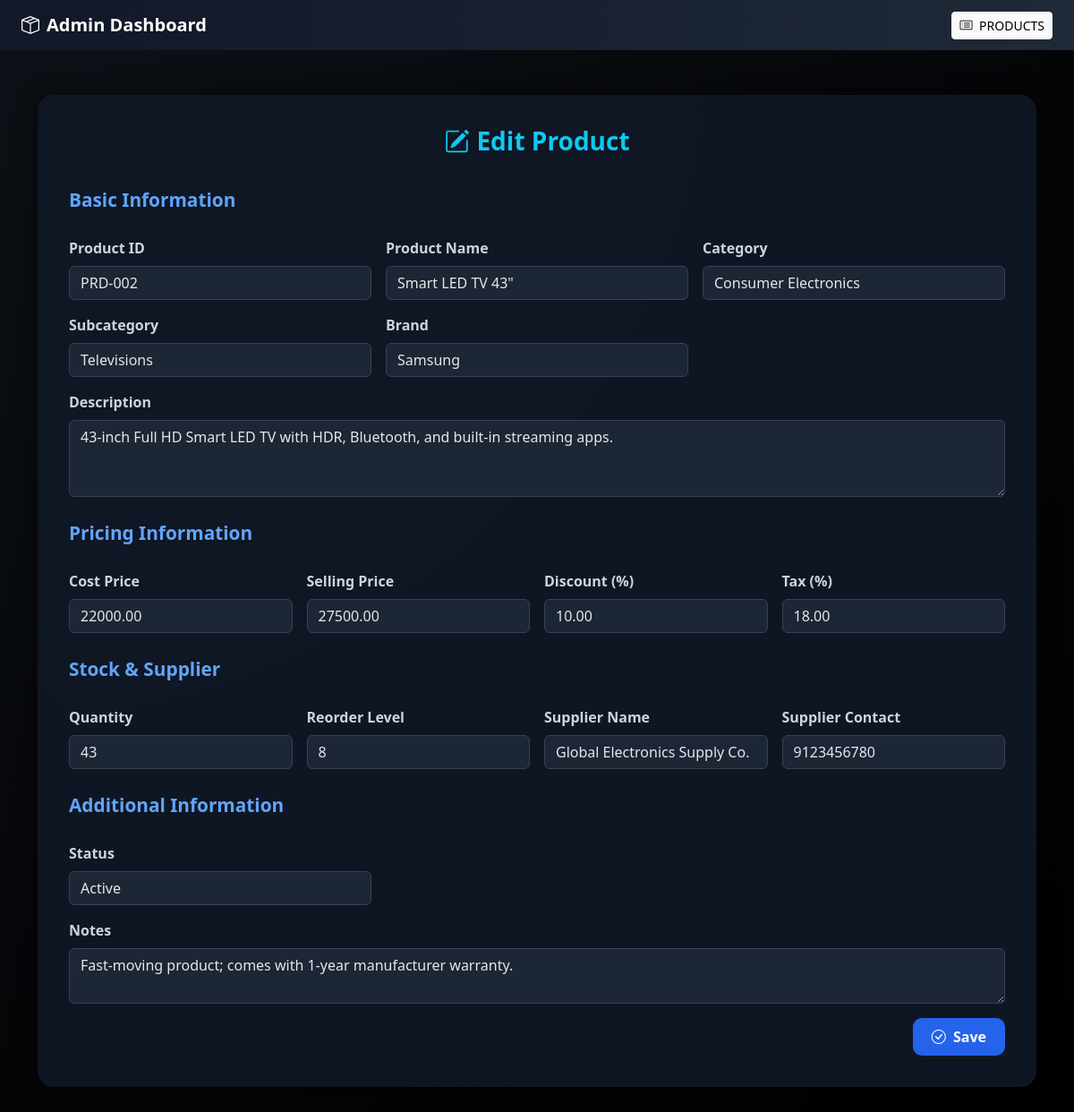
Page /products/edit/2/ (signed in) on the committed database.
### app/models.py (models this page shows, shortened)
class Product(models.Model):
    STATUS_CHOICES = [
        ('active', 'Active'),
        ('inactive', 'Inactive'),
        ('out_of_stock', 'Out of Stock'),
        ('discontinued', 'Discontinued'),
    ]
    product_id = models.CharField(max_length=50)
    name = models.CharField(max_length=200)
    category = models.ForeignKey(Category, on_delete=models.SET_NULL, null=True)
    subcategory = models.ForeignKey(SubCategory, on_delete=models.SET_NULL, null=True)
    brand = models.CharField(max_length=100, blank=True, null=True)
    description = models.TextField(blank=True, null=True)
    cost_price = models.DecimalField(max_digits=10, decimal_places=2, null=True)
    selling_price = models.DecimalField(max_digits=10, decimal_places=2, null=True)
    discount = models.DecimalField(max_digits=5, decimal_places=2, null=True)
    tax = models.DecimalField(max_digits=5, decimal_places=2, null=True)
    quantity = models.IntegerField()
    reorder_level = models.IntegerField()
    supplier_name = models.CharField(max_length=200, null=True)
    supplier_contact = models.CharField(max_length=20, null=True)
    status = models.CharField(max_length=20, choices=STATUS_CHOICES, default='active', null=True, blank=True)
    notes = models.TextField(blank=True, null=True)

### app/views.py (the view)
# urls.py: path("products/edit/<int:pk>/", views.product_edit, name="product_edit"),
@login_required
def product_edit(request, pk):
    product = get_object_or_404(Product, pk=pk)
    form = ProductForm(request.POST or None, instance=product)
    subcategories = SubCategory.objects.all()
    return render(request, "product_add_edit.html", {
        "form": form,
        "subcategories": subcategories,
    })

### app/models.py (called while the page is built)
    def __str__(self):
        return self.category_name

    def __str__(self):
        return self.subcategory_name

### project/templates/product_add_edit.html (shortened to what this page needs)
{% load static %}
<!DOCTYPE html>
<html lang="en">
<head>
  <link href="https://cdn.jsdelivr.net/npm/bootstrap@5.3.3/dist/css/bootstrap.min.css" rel="stylesheet">
  <link href="https://cdn.jsdelivr.net/npm/bootstrap-icons@1.11.3/font/bootstrap-icons.css" rel="stylesheet">
</head>
<body>
  <nav class="navbar navbar-expand-lg px-4">
    <span class="navbar-brand">
      <i class="bi bi-box-seam me-2"></i>Admin Dashboard
    </span>
    <div class="ms-auto">
      <a href="{% url 'product_list' %}" class="btn btn-light btn-sm">
        <i class="bi bi-card-list me-1"></i> PRODUCTS
      </a>
    </div>
  </nav>
  <div class="container">
    <div class="form-container">
      <h3 class="text-center fw-bold text-info mb-4">
        {% if form.instance.pk %}
          <i class="bi bi-pencil-square me-2"></i>Edit Product
        {% else %}
          <i class="bi bi-plus-circle-fill me-2"></i>Add Product
        {% endif %}
      </h3>
      <form method="POST" class="row g-3">
        <div class="section-title">Basic Information</div>
        <div class="col-md-4">
          <label class="form-label">Product ID</label>
          {{ form.product_id }}
        </div>
        <div class="col-md-4">
          <label class="form-label">Product Name</label>
          {{ form.name }}
        </div>
        <div class="col-md-4">
          <label class="form-label">Category</label>
          {{ form.category }}
        </div>
        <div class="col-md-4">
          <label class="form-label">Subcategory</label>
          {{ form.subcategory }}
        </div>
        <div class="col-md-4">
          <label class="form-label">Brand</label>
          {{ form.brand }}
        </div>
        <div class="col-md-12">
          <label class="form-label">Description</label>
          {{ form.description }}
        </div>
        <div class="section-title">Pricing Information</div>
        <div class="col-md-3">
          <label class="form-label">Cost Price</label>
          {{ form.cost_price }}
        </div>
        <div class="col-md-3">
          <label class="form-label">Selling Price</label>
          {{ form.selling_price }}
        </div>
        <div class="col-md-3">
          <label class="form-label">Discount (%)</label>
          {{ form.discount }}
        </div>
        <div class="col-md-3">
          <label class="form-label">Tax (%)</label>
          {{ form.tax }}
        </div>
        <div class="section-title">Stock & Supplier</div>
        <div class="col-md-3">
          <label class="form-label">Quantity</label>
          {{ form.quantity }}
        </div>
        <div class="col-md-3">
          <label class="form-label">Reorder Level</label>
          {{ form.reorder_level }}
        </div>
        <div class="col-md-3">
          <label class="form-label">Supplier Name</label>
          {{ form.supplier_name }}
        </div>
        <div class="col-md-3">
          <label class="form-label">Supplier Contact</label>
          {{ form.supplier_contact }}
        </div>
        <div class="section-title">Additional Information</div>
        <div class="col-md-4">
          <label class="form-label">Status</label>
          {{ form.status }}
        </div>
        <div class="col-md-12">
          <label class="form-label">Notes</label>
          {{ form.notes }}
        </div>
        <div class="col-12 text-end mt-3">
          <button type="submit" class="btn btn-submit">
            <i class="bi bi-check-circle me-1"></i> Save
          </button>
        </div>
      </form>
    </div>
  </div>
</body>
</html>

### project/templates/product_add_edit.html (style rules this page uses)
body { background: radial-gradient(circle at top left, #0d1117, #000); color: #e5e7eb; font-family: 'Segoe UI', sans-serif; min-height: 100vh; }
.navbar { background: linear-gradient(90deg, #111827, #1f2937); }
.navbar-brand { color: #fff !important; font-weight: bold; }
.form-container { background: rgba(17, 24, 39, 0.92); backdrop-filter: blur(10px); border-radius: 18px; padding: 35px; margin: 50px auto; box-shadow: 0 0 25px rgba(0, 0, 0, 0.6); }
.form-label { font-weight: 600; color: #cbd5e1; }
.form-control, .form-select, textarea { background: rgba(31, 41, 55, 0.9); border: 1px solid #374151; color: #e5e7eb; }
.section-title { color: #60a5fa; font-size: 1.3rem; font-weight: bold; margin-top: 25px; margin-bottom: 10px; }
.btn-submit { background-color: #2563eb; color: white; border-radius: 10px; font-weight: 600; padding: 8px 20px; }

### rows in the picture
Product: product_id "PRD-002", name "Smart LED TV 43\"", category "Consumer Electronics", subcategory "Televisions", brand "Samsung", description "43-inch Full HD Smart LED TV with HDR, Bluetooth, and built-in streaming apps.", cost_price "22000.00", selling_price "27500.00", discount "10.00", tax "18.00", quantity "43", reorder_level "8", supplier_name "Global Electronics Supply Co.", supplier_contact "9123456780", status "Active", notes "Fast-moving product; comes with 1-year manufacturer warranty."
